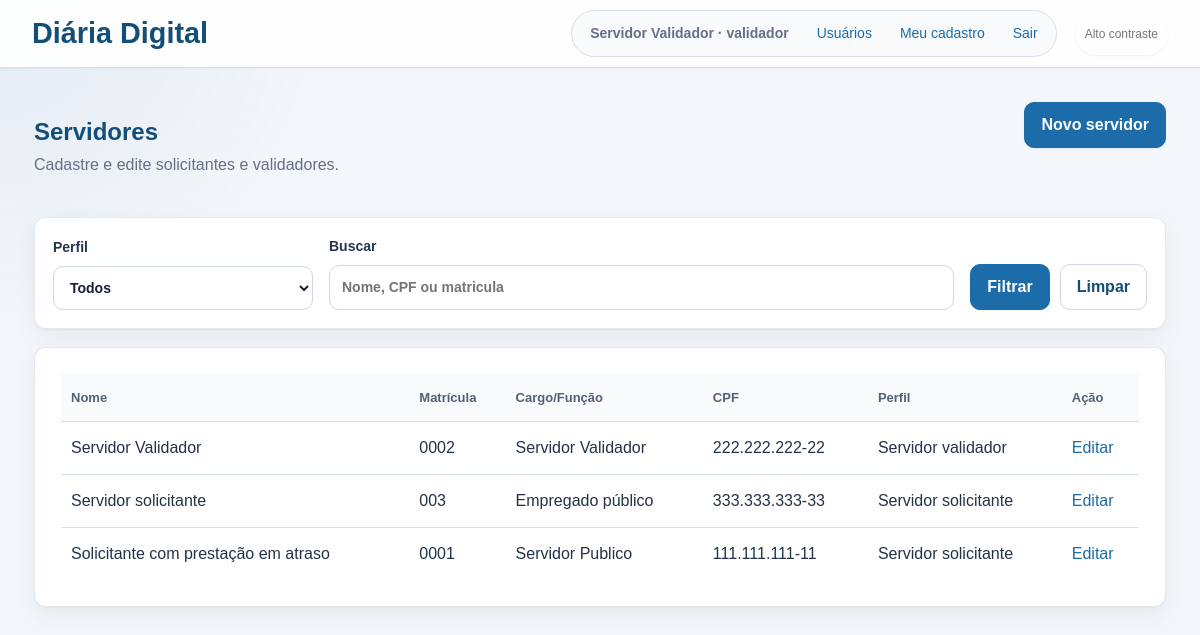
Screenshot of /usuarios (signed in) with the database file from the repository.
### tables this page shows
CREATE TABLE users (
                id INTEGER PRIMARY KEY AUTOINCREMENT,
                name TEXT NOT NULL,
                email TEXT NOT NULL UNIQUE,
                password_hash TEXT NOT NULL,
                role TEXT NOT NULL CHECK(role IN ('solicitante', 'validador'))
            , daily_group TEXT, registration TEXT, public_position TEXT, cpf TEXT);

### app.py (the view)
@app.route("/usuarios")
@role_required("validador")
def users_list():
    search = request.args.get("q", "").strip()
    role_filter = request.args.get("role", "")
    filters = []
    params = []
    if role_filter:
        filters.append("role = ?")
        params.append(role_filter)
    if search:
        normalized_search = normalize_cpf(search)
        filters.append("(name LIKE ? OR registration LIKE ? OR cpf LIKE ?)")
        params.extend([f"%{search}%", f"%{search}%", f"%{normalized_search or search}%"])
    where_clause = f"WHERE {' AND '.join(filters)}" if filters else ""
    with get_db() as db:
        users = db.execute(
            f"SELECT * FROM users {where_clause} ORDER BY name",
            params,
        ).fetchall()
    return render_template(
        "users_list.html",
        users=users,
        search=search,
        selected_role=role_filter,
    )

### app.py (called while the page is built)
def normalize_cpf(cpf):
    return "".join(ch for ch in (cpf or "") if ch.isdigit())

def format_cpf(cpf):
    digits = normalize_cpf(cpf)
    if len(digits) != 11:
        return cpf or ""
    return f"{digits[:3]}.{digits[3:6]}.{digits[6:9]}-{digits[9:]}"

def get_db():
    conn = sqlite3.connect(DATABASE)
    conn.row_factory = sqlite3.Row
    return conn

def current_user():
    if "user_id" not in session:
        return None
    with get_db() as db:
        return db.execute("SELECT * FROM users WHERE id = ?", (session["user_id"],)).fetchone()

@app.template_filter("cpf_br")
def cpf_br_filter(value):
    return format_cpf(value)

@app.context_processor
def inject_user():
    return {
        "current_user": current_user(),
        "daily_groups": DAILY_GROUPS,
        "daily_ranges": DAILY_RANGES,
        "status_labels": STATUS_LABELS,
        "role_labels": ROLE_LABELS,
    }

def role_required(role):
    def decorator(view):
        @wraps(view)
        def wrapped_view(**kwargs):
            user = current_user()
            if user is None:
                return redirect(url_for("login"))
            if user["role"] != role:
                abort(403)
            return view(**kwargs)
        return wrapped_view
    return decorator

### templates/users_list.html (shortened to what this page needs)
{% extends "base.html" %}
{% block content %}
<div class="page-heading">
    <div>
        <h1>Servidores</h1>
        <p class="muted">Cadastre e edite solicitantes e validadores.</p>
    </div>
    <a class="button" href="{{ url_for('new_user') }}">Novo servidor</a>
</div>
<form method="get" class="filter-bar">
    <label>
        Perfil
        <select name="role">
            <option value="">Todos</option>
        </select>
    </label>
    <label>
        Buscar
        <input type="search" name="q" value="{{ search }}" placeholder="Nome, CPF ou matricula">
    </label>
    <div class="filter-actions">
        <button type="submit">Filtrar</button>
        <a class="button secondary" href="{{ url_for('users_list') }}">Limpar</a>
    </div>
</form>
<section class="table-card">
    <table>
        <thead>
            <tr>
                <th>Nome</th>
                <th>Matrícula</th>
                <th>Cargo/Função</th>
                <th>CPF</th>
                <th>Perfil</th>
                <th>Ação</th>
            </tr>
        </thead>
        <tbody>
            {% for item in users %}
                <tr>
                    <td>{{ item["name"] }}</td>
                    <td>{{ item["registration"] or "-" }}</td>
                    <td>{{ item["public_position"] or "-" }}</td>
                    <td>{{ item["cpf"]|cpf_br if item["cpf"] else "-" }}</td>
                    <td>{{ role_labels.get(item["role"], item["role"]) }}</td>
                    <td><a href="{{ url_for('edit_user', user_id=item['id']) }}">Editar</a></td>
                </tr>
            {% else %}
                <tr>
                    <td colspan="6" class="empty">Nenhum servidor encontrado.</td>
                </tr>
            {% endfor %}
        </tbody>
    </table>
</section>
{% endblock %}

### templates/base.html (shortened to what this page needs)
<!doctype html>
<html lang="pt-BR">
<head>
    <link rel="stylesheet" href="{{ url_for('static', filename='estilos.css') }}">
</head>
<body>
    <header class="topbar">
        <a class="brand" href="{{ url_for('index') }}">Diária Digital</a>
        <div class="topbar-actions">
            {% if current_user %}
                <nav aria-label="Navegação principal">
                    <span>{{ current_user["name"] }} · {{ current_user["role"] }}</span>
                    {% if current_user["role"] == "validador" %}
                        <a href="{{ url_for('users_list') }}">Usuários</a>
                        <a href="{{ url_for('profile') }}">Meu cadastro</a>
                    {% endif %}
                    <a href="{{ url_for('logout') }}">Sair</a>
                </nav>
            {% endif %}
            <button type="button" class="contrast-toggle" data-contrast-toggle aria-pressed="false">
            </button>
        </div>
    </header>
    <main id="conteudo-principal" class="container" tabindex="-1">
        {% block content %}{% endblock %}
    </main>
</body>
</html>

### rows the page displays
users: name "Servidor Validador", role "validador", registration "0002", public_position "Servidor Validador", cpf|cpf_br "222.222.222-22", get "Servidor validador"
users: name "Servidor solicitante", registration "003", public_position "Empregado público", cpf|cpf_br "333.333.333-33", get "Servidor solicitante"
users: name "Solicitante com prestação em atraso", registration "0001", public_position "Servidor Publico", cpf|cpf_br "111.111.111-11", get "Servidor solicitante"
